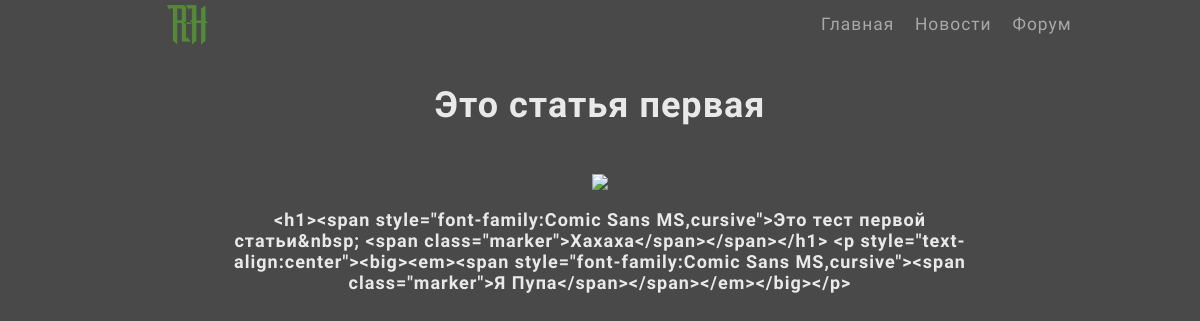
Before: /news/1/ with the older database file.
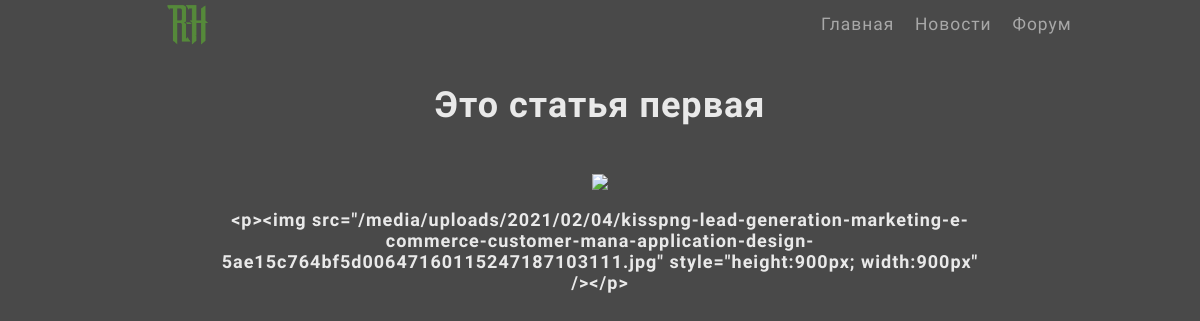
After: the same page with the newer database file.
### news/models.py (models this page shows, shortened)
class New(models.Model):
     title = models.CharField('Название статьи', max_length = 50)
     text_mini = models.TextField('Краткий текст статьи', default='1')
     text = models.TextField('Текст статьи')
     date = models.DateTimeField('Дата публикации')
     new_img = models.ImageField('Картинка новости 1200x552', upload_to='newimage/', default='1')
     class Meta:
          verbose_name = 'Новость'
          verbose_name_plural = 'Новости'

### news/views.py (the view)
# urls.py: path('news/<int:new_id>/', views.deatail, name = 'deatail'),
def deatail(request, new_id):
    latest_new = New.objects.get( id = new_id)
    return render(request, 'Config/blogNewConfig.html', {'latest_new': latest_new})

### templates/Config/blogNewConfig.html (shortened to what this page needs)
{% extends 'blogNew.html'%}
{% block content %}
            <h1 class="title_new">{{latest_new.title}}</h1>
            <div class="ContentBlock">
                <img class="img_new" src="/static/{{ latest_new.new_img.name }}">
            </div>
            <div class="TextBlock">
                <h2 class="Text">{{latest_new.text}}</h2>
            </div>
{% endblock %}

Changed rows visible on the page:
changed New "Это статья первая": text "<h1><span style=\"font-family:Comic Sans MS,cursive\">Это тест первой статьи&nbsp; <span class=\"marker\">Хахаха</span></span></h1> <p style=\"text-align:center\"><big><em><span style=\"font-family:Comic Sans MS,cursive\"><span class=\"marker\">Я Пупа</span></span></em></big></p>" → "<p><img src=\"/media/uploads/2021/02/04/kisspng-lead-generation-marketing-e-commerce-customer-mana-application-design-5ae15c764bf5d00647160115247187103111.jpg\" style=\"height:900px; width:900px\" /></p>"
